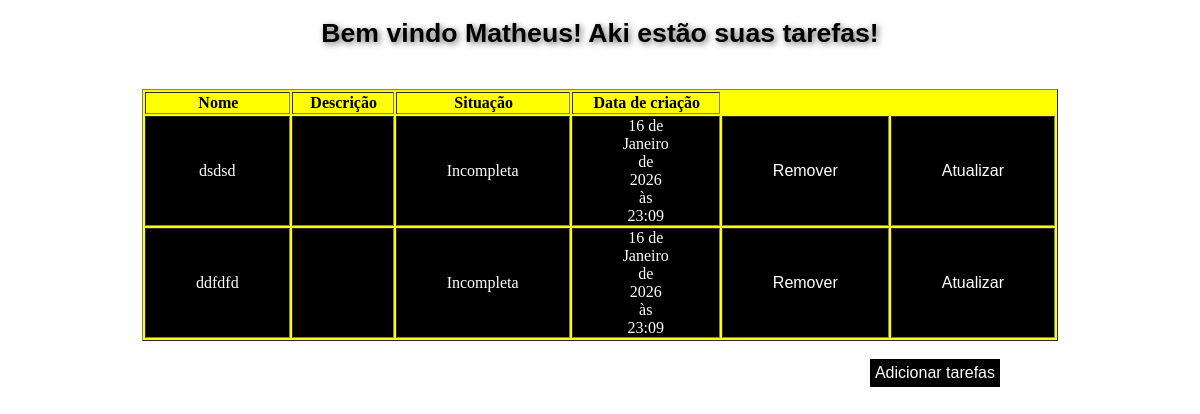
Page /tarefas/ on the earlier database version.
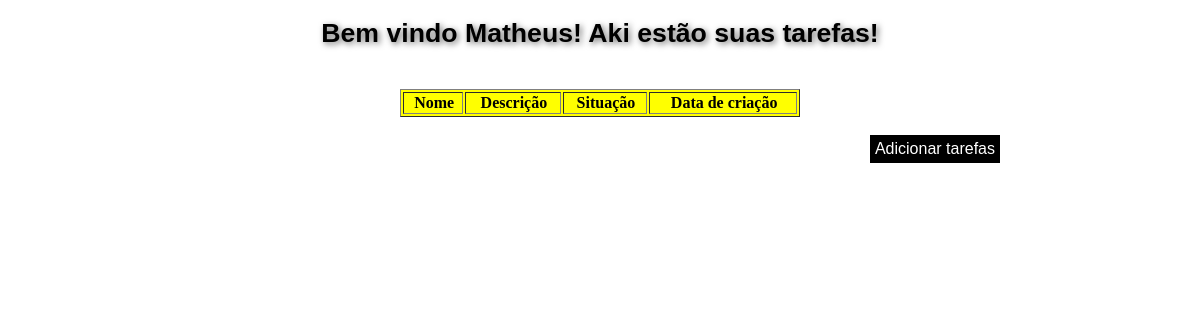
Same page on the later database version.
### tarefas/models.py (models this page shows, shortened)
class TarefaModel(models.Model):
    nome = models.CharField(max_length=50)
    descricao = models.TextField(null=True, blank=True)
    situacao = models.BooleanField(default=False)
    data_criacao = models.DateTimeField(auto_now_add=True)

### tarefas/views.py (the view)
# urls.py: path('', views.tarefas_home, name='home'),
def tarefas_home(request):
    info = {
        'nome': "Matheus",
        'tarefas': TarefaModel.objects.all()
    }
    return render(request, 'tarefas/home.html', info)

### templates/tarefas/home.html (shortened to what this page needs)
<!DOCTYPE html>
<html lang="pt-BR">
<head>
</head>
<body>
    <h1>Bem vindo {{nome}}! Aki estão suas tarefas!</h1>
        <table border="1" class="tarefas">
            <thead>
                <th>Nome</th>
                <th>Descrição</th>
                <th>Situação</th>
                <th>Data de criação</th>
            </thead>
            <tbody>
                {% for tarefa in tarefas %}
                    <tr>
                        <td>{{ tarefa.nome }}</td>
                        <td>{{ tarefa.descricao }}</td>
                        <td>{% if tarefa.situacao %}
                                Completa
                            {% else %}
                                Incompleta
                                {% endif %}</td>
                        <td>{{ tarefa.data_criacao }}</td>
                        <td>
                            <a href="{% url 'tarefas:remover' tarefa.id %}">Remover</a>
                        </td>
                        <td>
                            <a href="{% url 'tarefas:editar' tarefa.id %}">Atualizar</a>
                        </td>
                    </tr>
                {% endfor %}
            </tbody>
        </table>
        <br/>
        <a href="{% url 'tarefas:adicionar' %}" id="add">Adicionar tarefas</a>
</body>
</html>

### templates/tarefas/home.html (style rules this page uses)
h1 { font-size: 20pt; font-family: sans-serif; text-align: center; text-shadow: 2px 2px 6px rgb(0,0,0,.6); }
table.tarefas { margin: 0 auto; }
table { width: 400px; height: auto; background-color: yellow; }
a { background-color: black; color: white; display: block; text-decoration: none; margin-top: 0px; font-family: sans-serif; position: relative; }
a#add { position: absolute; right: 200px; padding: 5px; }
th { text-indent: 2px; }

Differences in the rows shown:
removed TarefaModel: nome "dsdsd", situacao "Incompleta", data_criacao "16 de Janeiro de 2026 às 23:09"
removed TarefaModel: nome "ddfdfd", situacao "Incompleta", data_criacao "16 de Janeiro de 2026 às 23:09"
